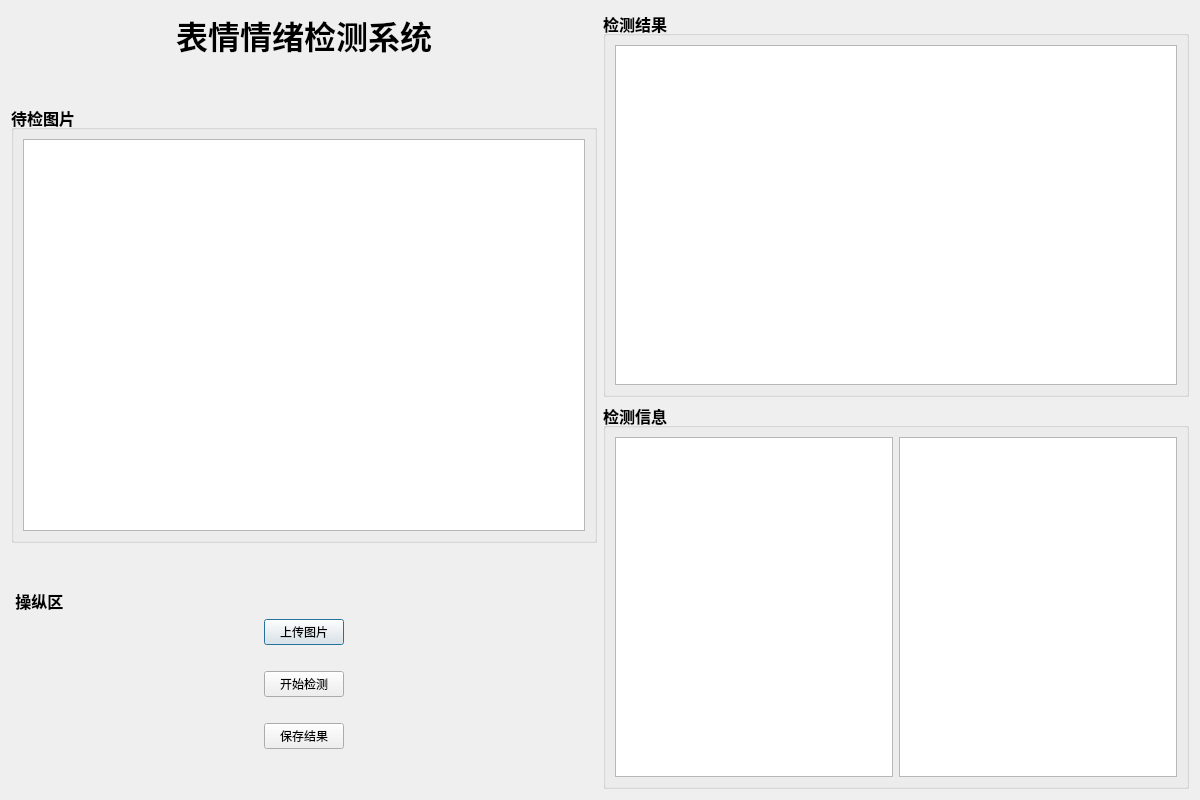
<?xml version="1.0" encoding="UTF-8"?>
<ui version="4.0">
 <class>Dialog</class>
 <widget class="QDialog" name="Dialog">
  <property name="geometry">
   <rect>
    <x>0</x>
    <y>0</y>
    <width>1200</width>
    <height>800</height>
   </rect>
  </property>
  <property name="windowTitle">
   <string>Dialog</string>
  </property>
  <layout class="QHBoxLayout" name="horizontalLayout_5">
   <item>
    <layout class="QHBoxLayout" name="horizontalLayout_4">
     <item>
      <layout class="QVBoxLayout" name="verticalLayout_2">
       <item>
        <widget class="QLabel" name="label">
         <property name="font">
          <font>
           <pointsize>24</pointsize>
           <weight>75</weight>
           <bold>true</bold>
          </font>
         </property>
         <property name="text">
          <string>表情情绪检测系统</string>
         </property>
         <property name="alignment">
          <set>Qt::AlignCenter</set>
         </property>
        </widget>
       </item>
       <item>
        <spacer name="verticalSpacer_4">
         <property name="orientation">
          <enum>Qt::Vertical</enum>
         </property>
         <property name="sizeType">
          <enum>QSizePolicy::Fixed</enum>
         </property>
         <property name="sizeHint" stdset="0">
          <size>
           <width>20</width>
           <height>40</height>
          </size>
         </property>
        </spacer>
       </item>
       <item>
        <widget class="QGroupBox" name="groupBox">
         <property name="font">
          <font>
           <pointsize>12</pointsize>
           <weight>75</weight>
           <bold>true</bold>
          </font>
         </property>
         <property name="title">
          <string>待检图片</string>
         </property>
         <layout class="QHBoxLayout" name="horizontalLayout">
          <item>
           <widget class="QGraphicsView" name="org_img"/>
          </item>
         </layout>
        </widget>
       </item>
       <item>
        <spacer name="verticalSpacer">
         <property name="orientation">
          <enum>Qt::Vertical</enum>
         </property>
         <property name="sizeType">
          <enum>QSizePolicy::Fixed</enum>
         </property>
         <property name="sizeHint" stdset="0">
          <size>
           <width>20</width>
           <height>40</height>
          </size>
         </property>
        </spacer>
       </item>
       <item>
        <widget class="QLabel" name="label_2">
         <property name="font">
          <font>
           <pointsize>12</pointsize>
           <weight>75</weight>
           <bold>true</bold>
          </font>
         </property>
         <property name="text">
          <string> 操纵区</string>
         </property>
        </widget>
       </item>
       <item>
        <layout class="QVBoxLayout" name="verticalLayout">
         <item alignment="Qt::AlignHCenter">
          <widget class="QPushButton" name="pushButton">
           <property name="sizePolicy">
            <sizepolicy hsizetype="Fixed" vsizetype="Fixed">
             <horstretch>0</horstretch>
             <verstretch>0</verstretch>
            </sizepolicy>
           </property>
           <property name="focusPolicy">
            <enum>Qt::StrongFocus</enum>
           </property>
           <property name="layoutDirection">
            <enum>Qt::LeftToRight</enum>
           </property>
           <property name="text">
            <string>上传图片</string>
           </property>
          </widget>
         </item>
         <item>
          <spacer name="horizontalSpacer_2">
           <property name="orientation">
            <enum>Qt::Horizontal</enum>
           </property>
           <property name="sizeHint" stdset="0">
            <size>
             <width>40</width>
             <height>20</height>
            </size>
           </property>
          </spacer>
         </item>
         <item alignment="Qt::AlignHCenter">
          <widget class="QPushButton" name="pushButton_2">
           <property name="sizePolicy">
            <sizepolicy hsizetype="Fixed" vsizetype="Fixed">
             <horstretch>0</horstretch>
             <verstretch>0</verstretch>
            </sizepolicy>
           </property>
           <property name="text">
            <string>开始检测</string>
           </property>
          </widget>
         </item>
         <item>
          <spacer name="horizontalSpacer">
           <property name="orientation">
            <enum>Qt::Horizontal</enum>
           </property>
           <property name="sizeHint" stdset="0">
            <size>
             <width>40</width>
             <height>20</height>
            </size>
           </property>
          </spacer>
         </item>
         <item alignment="Qt::AlignHCenter">
          <widget class="QPushButton" name="pushButton_3">
           <property name="sizePolicy">
            <sizepolicy hsizetype="Fixed" vsizetype="Fixed">
             <horstretch>0</horstretch>
             <verstretch>0</verstretch>
            </sizepolicy>
           </property>
           <property name="text">
            <string>保存结果</string>
           </property>
          </widget>
         </item>
         <item>
          <spacer name="verticalSpacer_2">
           <property name="orientation">
            <enum>Qt::Vertical</enum>
           </property>
           <property name="sizeType">
            <enum>QSizePolicy::Fixed</enum>
           </property>
           <property name="sizeHint" stdset="0">
            <size>
             <width>20</width>
             <height>40</height>
            </size>
           </property>
          </spacer>
         </item>
        </layout>
       </item>
      </layout>
     </item>
     <item>
      <layout class="QVBoxLayout" name="verticalLayout_4">
       <item>
        <widget class="QGroupBox" name="groupBox_2">
         <property name="font">
          <font>
           <pointsize>12</pointsize>
           <weight>75</weight>
           <bold>true</bold>
          </font>
         </property>
         <property name="title">
          <string>检测结果</string>
         </property>
         <layout class="QHBoxLayout" name="horizontalLayout_2">
          <item>
           <widget class="QGraphicsView" name="combined_img"/>
          </item>
         </layout>
        </widget>
       </item>
       <item>
        <widget class="QGroupBox" name="groupBox_3">
         <property name="font">
          <font>
           <pointsize>12</pointsize>
           <weight>75</weight>
           <bold>true</bold>
          </font>
         </property>
         <property name="title">
          <string>检测信息</string>
         </property>
         <layout class="QHBoxLayout" name="horizontalLayout_3">
          <item>
           <widget class="QTextBrowser" name="text2"/>
          </item>
          <item>
           <widget class="QTextBrowser" name="summary"/>
          </item>
         </layout>
        </widget>
       </item>
      </layout>
     </item>
    </layout>
   </item>
  </layout>
 </widget>
 <resources/>
 <connections/>
</ui>
